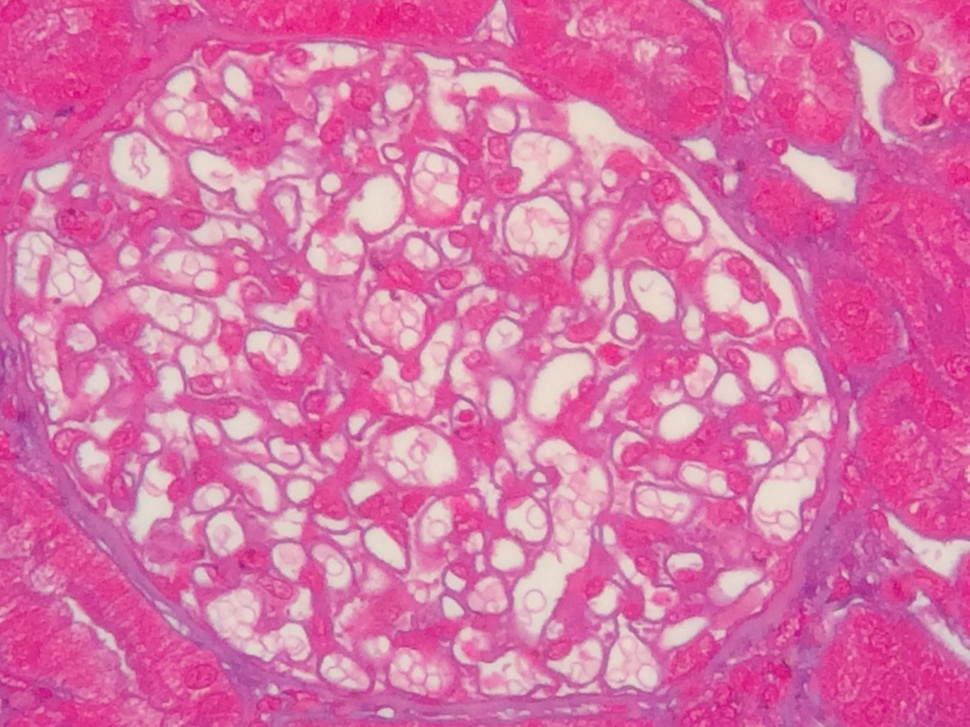
#> input picture pattern_recognition /img_pre_proces/imgs_selected/treino_azan (3).JPG, 970 x 727 px, shrunk from 3264 x 2448 before the run; its folder holds only this picture in this run
$ python feat_ext.py
#> lines starting #> are read from the running program, lines starting #| are printed output that depends on the picture
#> further down, image is the input picture: shape (727, 970, 3); mean R, G, B 217.6, 113.1, 166.3
### pattern_recognition /img_pre_proces/image.py
import os
import matplotlib.pyplot as plt
import numpy as np
import skimage
from skimage import io, color
from skimage.exposure import histogram

class Imagem:
    def __init__(self, img_path, image):
        self.img_path = img_path
        self.image = image

    def gen_hist_rgb(self, path):
        red_channel = self.image[:, :, 0]
        green_channel = self.image[:, :, 1]
        blue_channel = self.image[:, :, 2]
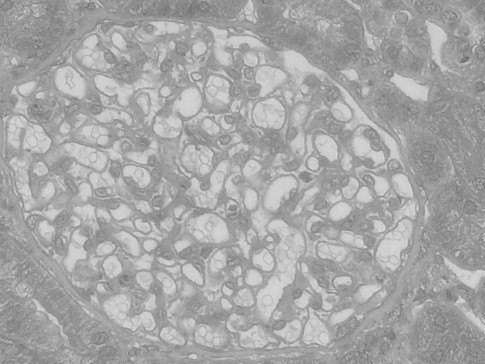
#> blue_channel: shape (727, 970) (shown at 1/2 size); min 96, max 224, mean 166.3
        hist_red, bins = np.histogram(red_channel.flatten(), bins=256, range=[0, 256])
#> hist_red = 256 values, max 20780 at index 227, min 0 at index 0, mean 2754.6; bins = 257 values from 0 to 256
        hist_green, _ = np.histogram(green_channel.flatten(), bins=256, range=[0, 256])
#> hist_green = 256 values, max 9473 at index 84, min 0 at index 0, mean 2754.6
        hist_blue, _ = np.histogram(blue_channel.flatten(), bins=256, range=[0, 256])
#> hist_blue = 256 values, max 17004 at index 155, min 0 at index 0, mean 2754.6

        plt.figure(figsize=(10, 6))
        plt.title('RGB Histogram')
        plt.xlabel('Pixel Value')
        plt.ylabel('Frequency')
        plt.plot(hist_red, color='red', label='Red Channel')
        plt.plot(hist_green, color='green', label='Green Channel')
        plt.plot(hist_blue, color='blue', label='Blue Channel')
        plt.legend()
        plt.grid()

        if not os.path.exists(path):
            os.makedirs(path)
        path = os.path.join(path, 'rgb_histogram.png')
        plt.savefig(path)

    def gen_hist_opp(self, path):

        r, g, b = self.image[:, :, 0], self.image[:, :, 1], self.image[:, :, 2]
        O1 = (r - g) / np.sqrt(2)
        O2 = (r + g - 2 * b) / np.sqrt(6)
        O3 = (r + g + b) / np.sqrt(3)
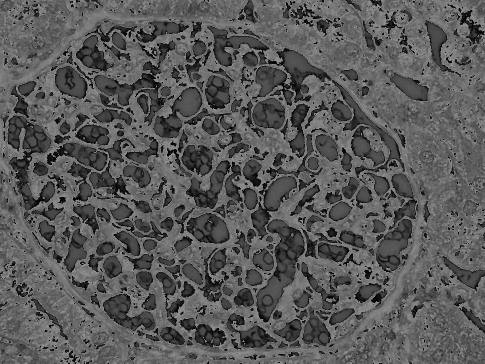
#> O3: shape (727, 970) float64 (shown at 1/2 size); min 0, max 147.2, mean 89.3
        hist_O1, bins_O1 = histogram(O1)
#> hist_O1 = 256 values, max 8741 at index 155, min 0 at index 5, mean 2754.6; bins_O1 = 256 values from 2.41 to 149.6
        hist_O2, bins_O2 = histogram(O2)
#> hist_O2 = 256 values, max 19567 at index 249, min 0 at index 52, mean 2754.6; bins_O2 = 256 values from 0.203 to 103.9
        hist_O3, bins_O3 = histogram(O3)
#> hist_O3 = 256 values, max 5880 at index 199, min 1186 at index 46, mean 2754.6; bins_O3 = 256 values from 0.288 to 146.9

        plt.figure(figsize=(10, 6))
        plt.title("Histogramas de Oponentes")
        plt.plot(bins_O1, hist_O1, label="O1 (R-G)")
        plt.plot(bins_O2, hist_O2, label="O2 (Y-B)")
        plt.plot(bins_O3, hist_O3, label="O3 (Intensity)")
        plt.xlabel("Valor do Canal")
        plt.ylabel("Frequência")
        plt.legend()
        plt.grid()

        if not os.path.exists(path):
            os.makedirs(path)
        path = os.path.join(path, 'opp_histogram.png')
        plt.savefig(path)

    def gen_tcolor_dist(self, path):
        r, g, b = self.image[:, :, 0], self.image[:, :, 1], self.image[:, :, 2]

        mean_r, std_r = np.mean(r), np.std(r)
#> mean_r = 217.6; std_r = 13.87
        mean_g, std_g = np.mean(g), np.std(g)
#> mean_g = 113.1; std_g = 47.14
        mean_b, std_b = np.mean(b), np.std(b)
#> mean_b = 166.3; std_b = 21.04

        hist_r, bins_r = histogram((r - mean_r)/std_r)
#> hist_r = 256 values, max 20780 at index 187, min 0 at index 1, mean 2754.6; bins_r = 256 values from -4.86 to 2.68
        hist_g, bins_g = histogram((g - mean_g)/std_g)
#> hist_g = 256 values, max 9473 at index 89, min 0 at index 6, mean 2754.6; bins_g = 256 values from -2.2 to 2.32
        hist_b, bins_b = histogram((b - mean_b)/std_b)
#> hist_b = 256 values, max 17004 at index 117, min 0 at index 1, mean 2754.6; bins_b = 256 values from -3.33 to 2.73

        plt.figure(figsize=(10, 6))
        plt.title("Histogramas de Cores Transformadas")
        plt.plot(bins_r, hist_r, label="CTR Red")
        plt.plot(bins_g, hist_g, label="CTR Green")
        plt.plot(bins_b, hist_b, label="CTR Blue")

        plt.xlabel("Valor")
        plt.ylabel("Frequência")
        plt.legend()
        plt.grid()
        plt.tight_layout()

        if not os.path.exists(path):
            os.makedirs(path)
        path = os.path.join(path, 'ctr_histogram.png')
        plt.savefig(path)

    def save(self, path):
        #print(skimage.img_as_ubyte(self.image))
        io.imsave(path, skimage.img_as_ubyte(self.image))

    def int_change(self, value):
        self.image = np.clip(self.image * value, 0, 255).astype(np.uint8)

    def int_shift(self, value):
        self.image = np.clip(self.image + value, 0, 255).astype(np.uint8)


### pattern_recognition /img_pre_proces/feat_ext.py
from image import Imagem
from skimage import io
import os

imgs_folder = './imgs_selected'

image_files = [f for f in os.listdir(imgs_folder) if f.endswith('.jpg') or f.endswith('.JPG')]
for filename in image_files:
    image_path = os.path.join(imgs_folder, filename)
    image = io.imread(image_path)

    img = Imagem(image_path, image)

    img_shift = Imagem(image_path, image)
    img_shift.int_shift(1.2)

    img_change = Imagem(image_path, image)
    img_change.int_change(30)

    img_change_shift = Imagem(image_path, image)
    img_change_shift.int_change(30)
    img_change_shift.int_shift(1.2)

    save_folder = os.path.join(imgs_folder, filename + '_normal')
    img.gen_hist_rgb(save_folder)
    img.gen_hist_opp(save_folder)
    img.gen_tcolor_dist(save_folder)

    save_folder = os.path.join(imgs_folder, filename + '_shift')
    img_shift.gen_hist_rgb(save_folder)
    img_shift.gen_hist_opp(save_folder)
    img_shift.gen_tcolor_dist(save_folder)
    img_shift.save(os.path.join(save_folder, filename + '_shifted.png'))

    save_folder = os.path.join(imgs_folder, filename + '_change')
    img_change.gen_hist_rgb(save_folder)
#> in gen_hist_rgb (call 3), `blue_channel = self.image[:, :, 2]`:
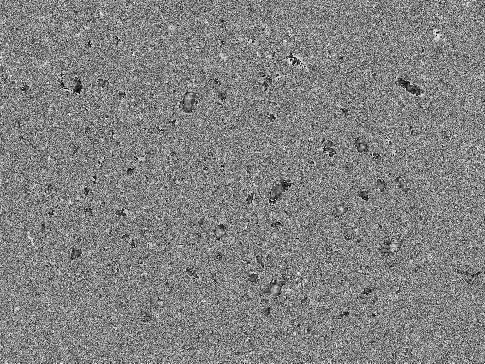
#> blue_channel: shape (727, 970) (shown at 1/2 size); min 0, max 254, mean 130.1
#> in gen_hist_rgb (call 3), `hist_red, bins = np.histogram(red_channel.flatten(), bins=256, range=[..`: hist_red = 256 values, max 20780 at index 154, min 0 at index 0, mean 2754.6
#> in gen_hist_rgb (call 3), `hist_green, _ = np.histogram(green_channel.flatten(), bins=256, range=..`: hist_green = 256 values, max 13152 at index 156, min 0 at index 1, mean 2754.6
#> in gen_hist_rgb (call 3), `hist_blue, _ = np.histogram(blue_channel.flatten(), bins=256, range=[0..`: hist_blue = 256 values, max 17004 at index 42, min 0 at index 1, mean 2754.6
    img_change.gen_hist_opp(save_folder)
#> in gen_hist_opp (call 3), `O3 = (r + g + b) / np.sqrt(3)`:
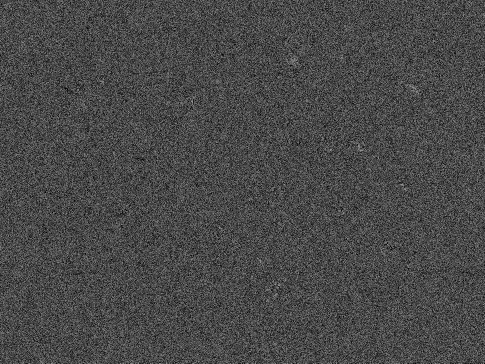
#> O3: shape (727, 970) float64 (shown at 1/2 size); min 0, max 146.6, mean 73.4
#> in gen_hist_opp (call 3), `hist_O1, bins_O1 = histogram(O1)`: hist_O1 = 256 values, max 14211 at index 255, min 0 at index 1, mean 2754.6; bins_O1 = 256 values from 0.351 to 179.3
#> in gen_hist_opp (call 3), `hist_O2, bins_O2 = histogram(O2)`: hist_O2 = 256 values, max 19567 at index 46, min 0 at index 1, mean 2754.6; bins_O2 = 256 values from 0.203 to 103.5
#> in gen_hist_opp (call 3), `hist_O3, bins_O3 = histogram(O3)`: hist_O3 = 256 values, max 7342 at index 82, min 0 at index 1, mean 2754.6; bins_O3 = 256 values from 0.286 to 146.4
    img_change.gen_tcolor_dist(save_folder)
#> in gen_tcolor_dist (call 3), `mean_r, std_r = np.mean(r), np.std(r)`: mean_r = 125.3; std_r = 73.78
#> in gen_tcolor_dist (call 3), `mean_g, std_g = np.mean(g), np.std(g)`: mean_g = 126.5; std_g = 73.75
#> in gen_tcolor_dist (call 3), `mean_b, std_b = np.mean(b), np.std(b)`: mean_b = 130.1; std_b = 73.95
#> in gen_tcolor_dist (call 3), `hist_r, bins_r = histogram((r - mean_r)/std_r)`: hist_r = 256 values, max 20780 at index 155, min 0 at index 1, mean 2754.6; bins_r = 256 values from -1.67 to 1.71
#> in gen_tcolor_dist (call 3), `hist_g, bins_g = histogram((g - mean_g)/std_g)`: hist_g = 256 values, max 13152 at index 157, min 0 at index 1, mean 2754.6; bins_g = 256 values from -1.71 to 1.72
#> in gen_tcolor_dist (call 3), `hist_b, bins_b = histogram((b - mean_b)/std_b)`: hist_b has the same summary as hist_blue in gen_hist_rgb; bins_b = 256 values from -1.75 to 1.67
#> in gen_tcolor_dist (call 3), `plt.savefig(path)`:
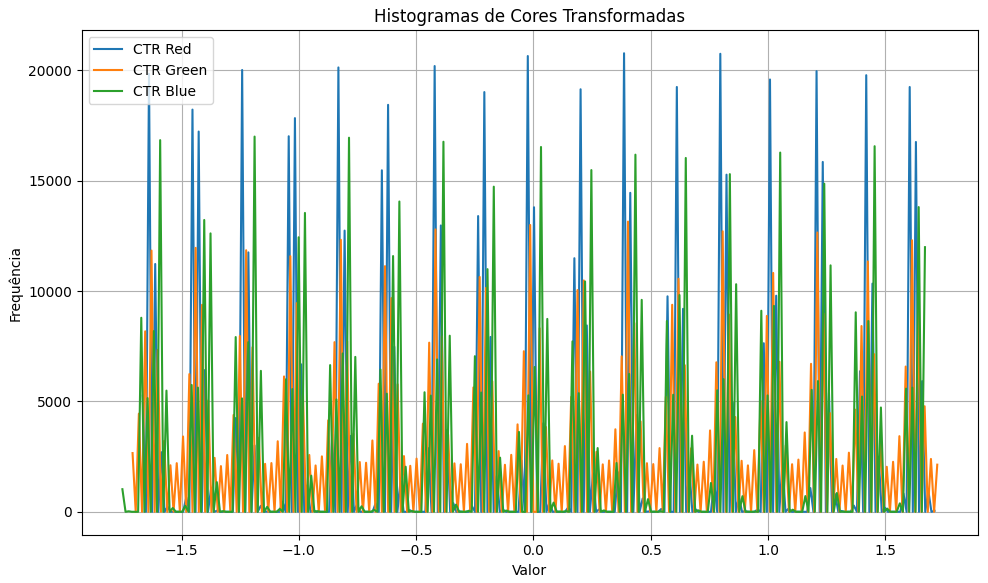
#> figure drawn by matplotlib, 1 panel; curve peaks at x = 0.387, y = 20780; curve peaks at x = 0.403, y = 13152; curve peaks at x = -1.19, y = 17004
    img_change.save(os.path.join(save_folder, filename + '_change.png'))

    save_folder = os.path.join(imgs_folder, filename + '_change_shift')
    img_change_shift.gen_hist_rgb(save_folder)
#> in gen_hist_rgb (call 4), `hist_red, bins = np.histogram(red_channel.flatten(), bins=256, range=[..`: hist_red = 256 values, max 20780 at index 155, min 0 at index 0, mean 2754.6
#> in gen_hist_rgb (call 4), `hist_green, _ = np.histogram(green_channel.flatten(), bins=256, range=..`: hist_green = 256 values, max 13152 at index 157, min 0 at index 0, mean 2754.6
#> in gen_hist_rgb (call 4), `hist_blue, _ = np.histogram(blue_channel.flatten(), bins=256, range=[0..`: hist_blue = 256 values, max 17004 at index 43, min 0 at index 0, mean 2754.6
#> in gen_hist_rgb (call 4), `plt.savefig(path)`:
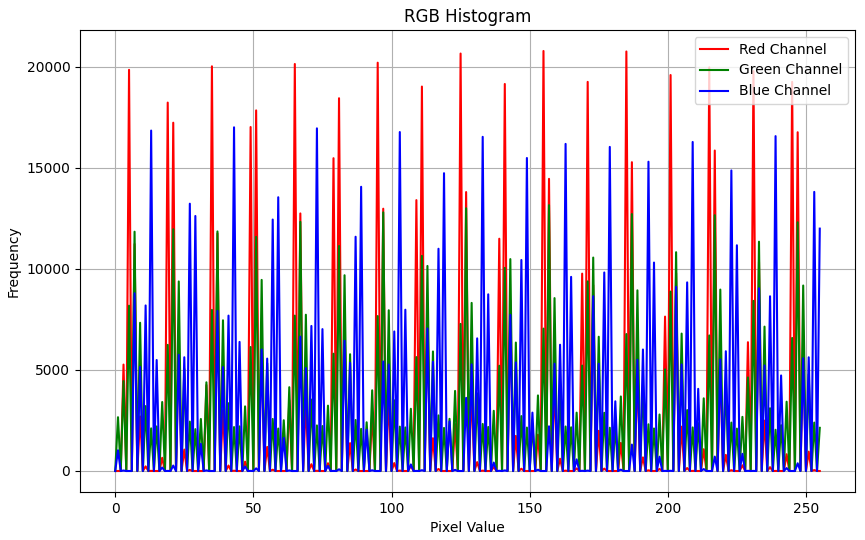
#> figure drawn by matplotlib, 1 panel; curve peaks at x = 155, y = 20780; curve peaks at x = 157, y = 13152; curve peaks at x = 43, y = 17004
    img_change_shift.gen_hist_opp(save_folder)
#> in gen_hist_opp (call 4), `hist_O3, bins_O3 = histogram(O3)`: hist_O3 = 256 values, max 7342 at index 84, min 0 at index 1, mean 2754.6; bins_O3 = 256 values from 0.864 to 146.9
#> in gen_hist_opp (call 4), `plt.savefig(path)`:
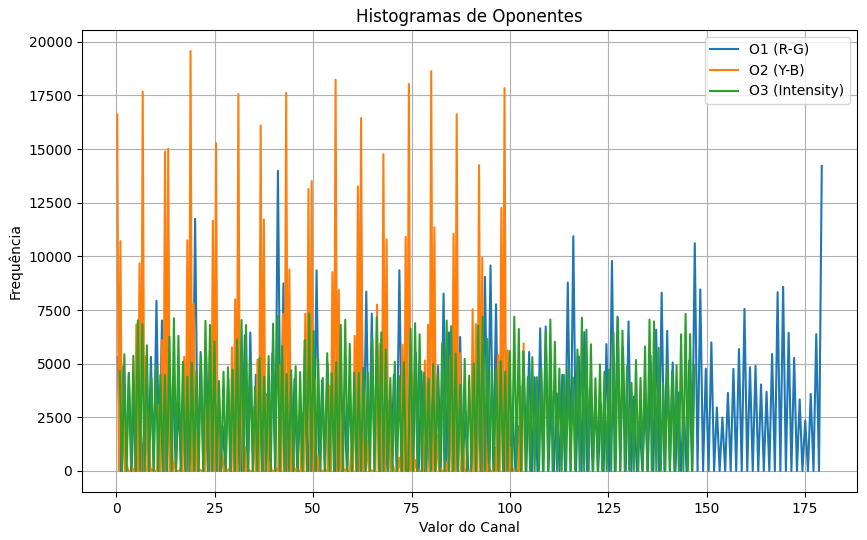
#> figure drawn by matplotlib, 1 panel; curve peaks at x = 179.3, y = 14211; curve peaks at x = 18.84, y = 19567; curve peaks at x = 48.98, y = 7342
    img_change_shift.gen_tcolor_dist(save_folder)
    img_change_shift.save(os.path.join(save_folder, filename + '_change_shift.png'))

    print(img.image)
#> (printed output is left out)
    print('++++++++++++++++++++++++++++++++++++++++++++++++++++++++++++++++++++++++++++++++++++++++')
    print(img_shift.image)
#> (printed output is left out)
    print('++++++++++++++++++++++++++++++++++++++++++++++++++++++++++++++++++++++++++++++++++++++++')
    print(img_change.image)
#> (printed output is left out)
    print('++++++++++++++++++++++++++++++++++++++++++++++++++++++++++++++++++++++++++++++++++++++++')
    print(img_change_shift.image)
#> (printed output is left out)

$ run again, on imgs_selected/treino_he (1).jpg
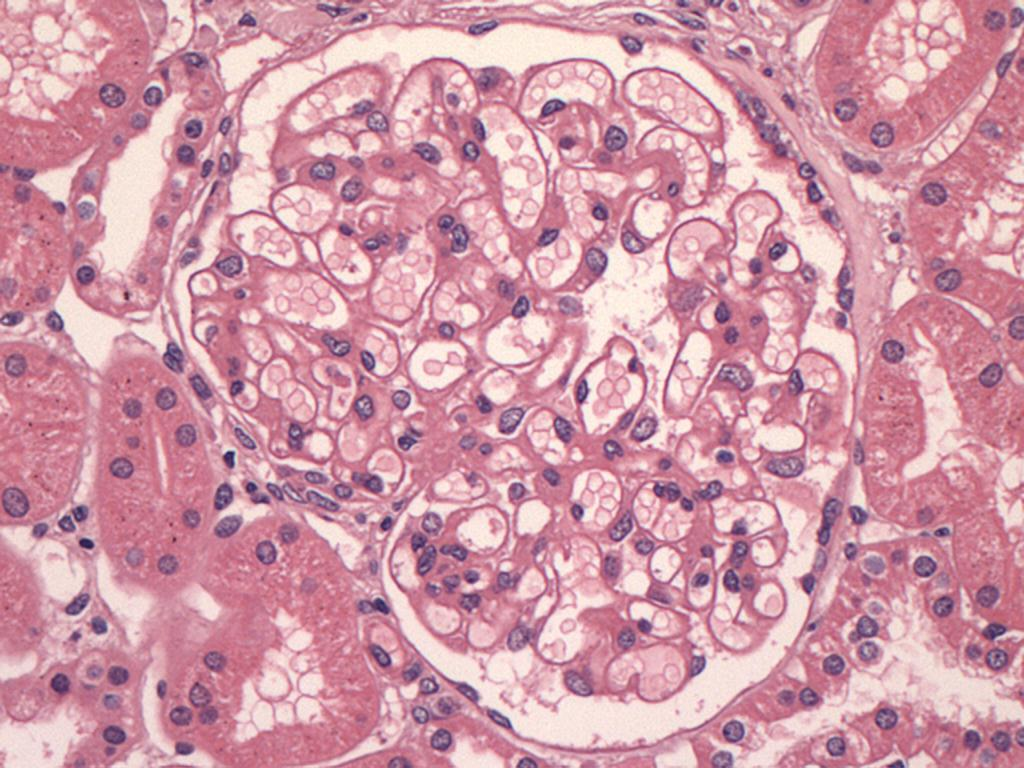
#> input picture imgs_selected/treino_he (1).jpg, 1024 x 768 px, found by its file name
#> image is the input picture: shape (768, 1024, 3); mean R, G, B 208.9, 153.3, 168.3
#> hist_red = 256 values, max 19462 at index 255, min 0 at index 0, mean 3072; bins = 257 values from 0 to 256
#> hist_green = 256 values, max 9883 at index 120, min 0 at index 0, mean 3072
#> hist_blue = 256 values, max 11545 at index 141, min 0 at index 0, mean 3072
#> hist_O1 = 256 values, max 19854 at index 79, min 0 at index 118, mean 3072; bins_O1 = 256 values from 0.352 to 180
#> hist_O2 = 256 values, max 33326 at index 33, min 0 at index 98, mean 3072; bins_O2 = 256 values from 0.203 to 103.9
#> hist_O3 = 256 values, max 6642 at index 193, min 1966 at index 97, mean 3072; bins_O3 = 256 values from 0.288 to 146.9
#> mean_r = 208.9; std_r = 32.46
#> mean_g = 153.3; std_g = 45.07
#> mean_b = 168.3; std_b = 33.65
#> hist_r = 256 values, max 19462 at index 255, min 0 at index 1, mean 3072; bins_r = 256 values from -5.28 to 1.41
#> hist_g = 256 values, max 9883 at index 106, min 0 at index 9, mean 3072; bins_g = 256 values from -2.84 to 2.22
#> hist_b = 256 values, max 11545 at index 110, min 0 at index 3, mean 3072; bins_b = 256 values from -3.39 to 2.56
#> in gen_hist_rgb (call 3), `blue_channel = self.image[:, :, 2]`:
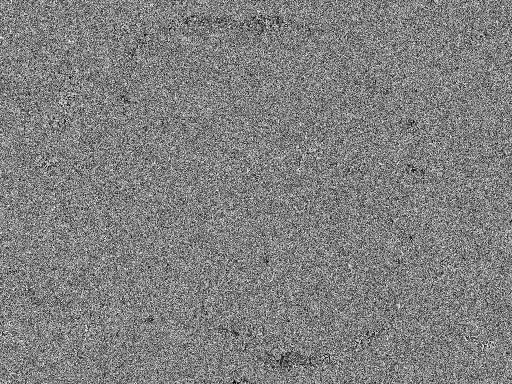
#> blue_channel: shape (768, 1024) (shown at 1/2 size); min 0, max 254, mean 127.8
#> hist_red = 256 values, max 20427 at index 226, min 0 at index 1, mean 3072
#> hist_green = 256 values, max 10754 at index 228, min 0 at index 1, mean 3072
#> hist_blue = 256 values, max 11545 at index 134, min 0 at index 1, mean 3072
#> in gen_hist_opp (call 3), `O1 = (r - g) / np.sqrt(2)`:
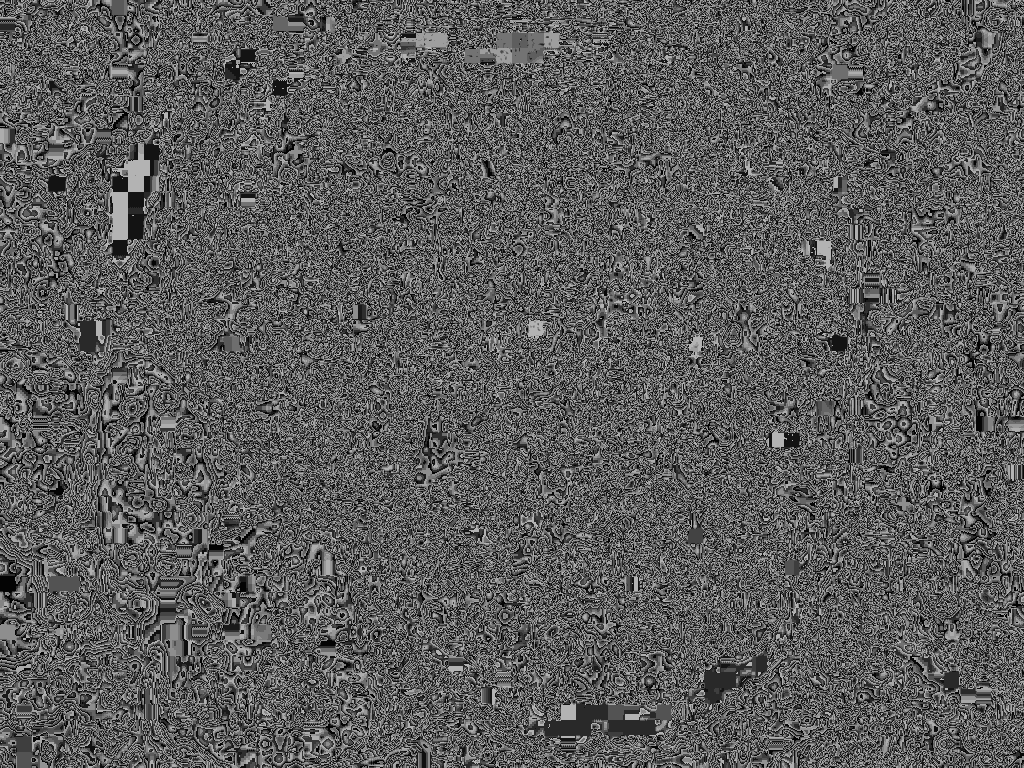
#> O1: shape (768, 1024) float64; min 0, max 179.6, mean 91.6
#> hist_O1 = 256 values, max 19854 at index 66, min 0 at index 1, mean 3072; bins_O1 = 256 values from 0.351 to 179.3
#> hist_O2 = 256 values, max 33335 at index 223, min 0 at index 1, mean 3072; bins_O2 = 256 values from 0.203 to 103.5
#> hist_O3 = 256 values, max 8821 at index 159, min 0 at index 1, mean 3072; bins_O3 = 256 values from 0.286 to 146.4
#> (printed output is left out)
#> (printed output is left out)
#> (printed output is left out)
#> (printed output is left out)
